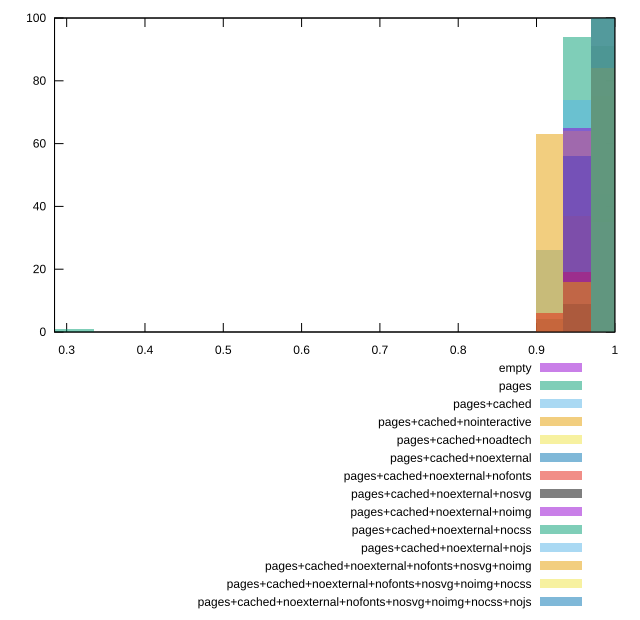

The script that saved this image:
reset

$empty <<EOF
0.9870692156991675 100
EOF

$pages <<EOF
0.28201977591404787 1
0.9518167437099115 94
0.9165642717206556 4
0.31727224790330383 1
EOF

$pagesCached <<EOF
0.9518167437099115 74
0.9165642717206556 26
EOF

$pagesCachedNointeractive <<EOF
0.9518167437099115 37
0.9165642717206556 63
EOF

$pagesCachedNoadtech <<EOF
0.9518167437099115 64
0.9870692156991675 36
EOF

$pagesCachedNoexternal <<EOF
0.9870692156991675 44
0.9518167437099115 56
EOF

$pagesCachedNoexternalNofonts <<EOF
0.9870692156991675 75
0.9518167437099115 19
0.9165642717206556 6
EOF

$pagesCachedNoexternalNosvg <<EOF
0.9870692156991675 91
0.9518167437099115 9
EOF

$pagesCachedNoexternalNoimg <<EOF
0.9870692156991675 35
0.9518167437099115 65
EOF

$pagesCachedNoexternalNocss <<EOF
0.9870692156991675 100
EOF

$pagesCachedNoexternalNojs <<EOF
0.9870692156991675 100
EOF

$pagesCachedNoexternalNofontsNosvgNoimg <<EOF
0.9870692156991675 84
0.9518167437099115 16
EOF

$pagesCachedNoexternalNofontsNosvgNoimgNocss <<EOF
0.9870692156991675 100
EOF

$pagesCachedNoexternalNofontsNosvgNoimgNocssNojs <<EOF
0.9870692156991675 100
EOF

set key outside below
set boxwidth 0.03525247198925598
set xrange [0.28451012032679907:0.9999951154730691]
set yrange [0:100]
set trange [0:100]
set style fill transparent solid 0.5 noborder
set terminal svg size 640, 620 enhanced background rgb 'white'
set output "reprap/first-meaningful-paint/comparison/histogram/all_score.svg"

plot $empty title "empty" with boxes, \
     $pages title "pages" with boxes, \
     $pagesCached title "pages+cached" with boxes, \
     $pagesCachedNointeractive title "pages+cached+nointeractive" with boxes, \
     $pagesCachedNoadtech title "pages+cached+noadtech" with boxes, \
     $pagesCachedNoexternal title "pages+cached+noexternal" with boxes, \
     $pagesCachedNoexternalNofonts title "pages+cached+noexternal+nofonts" with boxes, \
     $pagesCachedNoexternalNosvg title "pages+cached+noexternal+nosvg" with boxes, \
     $pagesCachedNoexternalNoimg title "pages+cached+noexternal+noimg" with boxes, \
     $pagesCachedNoexternalNocss title "pages+cached+noexternal+nocss" with boxes, \
     $pagesCachedNoexternalNojs title "pages+cached+noexternal+nojs" with boxes, \
     $pagesCachedNoexternalNofontsNosvgNoimg title "pages+cached+noexternal+nofonts+nosvg+noimg" with boxes, \
     $pagesCachedNoexternalNofontsNosvgNoimgNocss title "pages+cached+noexternal+nofonts+nosvg+noimg+nocss" with boxes, \
     $pagesCachedNoexternalNofontsNosvgNoimgNocssNojs title "pages+cached+noexternal+nofonts+nosvg+noimg+nocss+nojs" with boxes

reset
